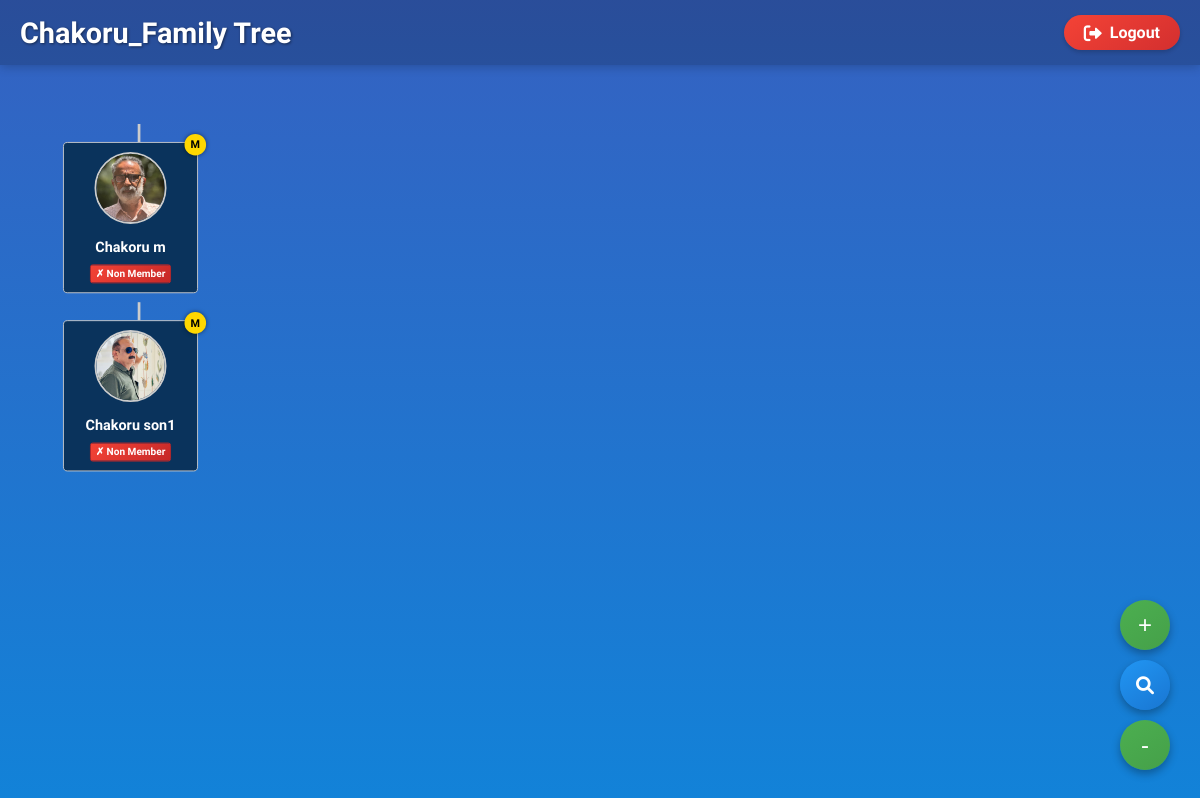
The app's page /chakoru/, older data.
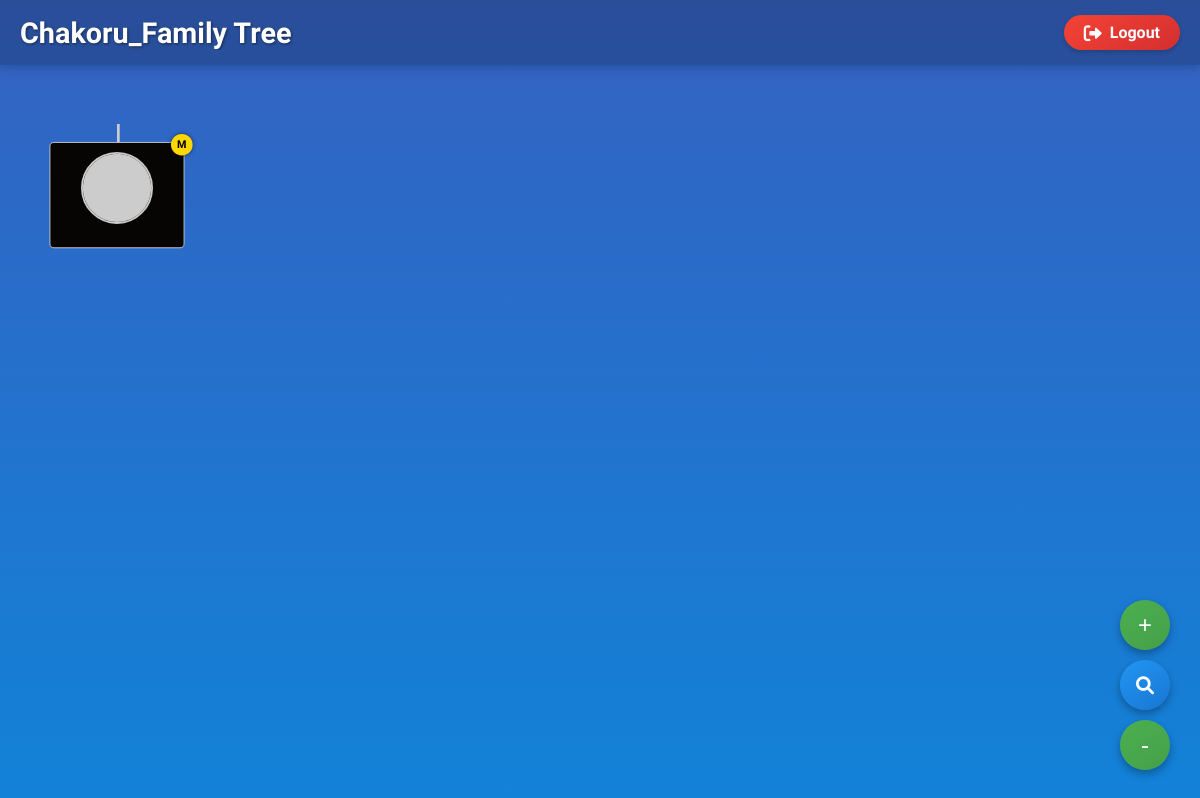
The same page, newer data.
### family/models.py (models this page shows, shortened)
class BaseFamilyMember(MPTTModel):
    GENDER_CHOICES = (
        ('M', 'Male'),
        ('F', 'Female'),
        ('O', 'Other'),
    )
    MEMBERSHIP_CATEGORIES = (
        ('LM', 'Life Member'),
        ('PM', 'Paid Member'),
        ('NM', 'Non Member'),
    )
    first_name = models.CharField(max_length=100)
    last_name = models.CharField(max_length=100)
    gender = models.CharField(max_length=1, choices=GENDER_CHOICES, default='M')
    date_of_birth = models.DateField(null=True, blank=True)
    place_of_birth = models.CharField(max_length=255, blank=True, null=True)
    baptism_date = models.DateField(null=True, blank=True)
    baptism_place = models.CharField(max_length=255, blank=True, null=True)
    communion_date = models.DateField(null=True, blank=True)
    communion_place = models.CharField(max_length=255, blank=True, null=True)
    marriage_date = models.DateField(null=True, blank=True)
    marriage_place = models.CharField(max_length=255, blank=True, null=True)
    date_of_death = models.DateField(null=True, blank=True)
    place_of_death = models.CharField(max_length=255, blank=True, null=True)
    burial_place = models.CharField(max_length=255, blank=True, null=True)
    cause_of_death = models.CharField(max_length=255, blank=True, null=True)
    mobile_number = models.CharField(max_length=20, blank=True, null=True)
    email = models.EmailField(blank=True, null=True)
    education = models.CharField(max_length=255, blank=True, null=True)
    employed = models.CharField(max_length=255, blank=True, null=True)
    blood_group = models.CharField(max_length=5, blank=True, null=True)
    photo = models.ImageField(upload_to='members/', null=True, blank=True)
    family_photo = models.ImageField(upload_to='family-photo/', null=True, blank=True)
    membership_category = models.CharField(
        max_length=2,
        choices=MEMBERSHIP_CATEGORIES,
        default='NM'
    )
    membership_number = models.CharField(
        max_length=20,
        blank=True,
        null=True,
        unique=True,
        help_text="Auto-generated with category prefix"
    )
    date_updated = models.DateTimeField(auto_now=True)
    parent = TreeForeignKey(
        'self',
        on_delete=models.CASCADE,
        null=True,
        blank=True,
        related_name='children'
    )
    spouses = models.ManyToManyField('self', symmetrical=True, blank=True)
    class MPTTMeta:
        order_insertion_by = ['first_name']
    class Meta:
        abstract = True

class ChakoruFamily(BaseFamilyMember):
    class Meta:
        verbose_name_plural = 'Chakoru Family Members'
        ordering = ['first_name', 'last_name']

### family/views.py (the view)
# urls.py: path('chakoru/', views.chakoru_family_tree, name='chakoru-family'),
def chakoru_family_tree(request, member_id=None):
    return generic_family_tree(request, ChakoruFamily, 'family6.html', member_id)

### family/views.py (called while the page is built)
def generic_family_tree(request, FamilyModel, template_name, member_id=None):
    if member_id is None:
        root_members = FamilyModel.objects.filter(parent__isnull=True)
        if root_members.exists():
            member = root_members.first()
        else:
            member = FamilyModel.objects.first()
            if not member:
                return render(request, template_name, {'member': None})
    else:
        member = get_object_or_404(FamilyModel, pk=member_id)
    context = {
        'member': member,
        'family_name': FamilyModel._meta.verbose_name_plural,
    }
    return render(request, template_name, context)

### templates/family6.html (shortened to what this page needs)
{% load static %}
<!DOCTYPE html>
<html>
<head>
    <link rel="stylesheet" href="https://cdnjs.cloudflare.com/ajax/libs/font-awesome/6.0.0-beta3/css/all.min.css">
</head>
<body>
    <div class="header-container">
        <h1>Chakoru_Family Tree</h1>
        <a href="{% url 'logout' %}" class="logout-btn" style="text-decoration: none;">
        <i class="fas fa-sign-out-alt logout-icon"></i>
        Logout
    </a>
    </div>
    <div class="tree-wrapper">
        <div class="tree-container" id="treeContainer">
            <div class="tree">
                <ul>
                    {% include 'family6memb.html' with member=member is_main_member=True %}
                </ul>
            </div>
        </div>
    </div>
    <div class="zoom-controls">
        <button class="zoom-btn" onclick="zoomIn()">+</button>
        <button class="reset-zoom-btn" onclick="resetZoom()">
            <i class="fas fa-search"></i>
        </button>
        <button class="zoom-btn" onclick="zoomOut()">-</button>
    </div>
</body>
</html>

### templates/family6memb.html (shortened to what this page needs)
<li>
    <div class="member-container">
        <div class="member-couple">
            <div class="member-box
                        {% if member.gender == 'M' %}male{% elif member.gender == 'F' %}female{% endif %}"
                 data-member-id="{{ member.id }}" onclick="openModal({{ member.id }}, event)">
                {% if is_main_member %}
                    <div class="main-member-icon" title="Main Member">M</div>
                {% endif %}
                <div class="member-photo">
                    {% if member.photo %}
                        <img src="{{ member.photo.url }}" alt="{{ member.first_name }}">
                    {% else %}
                        <img src="https://via.placeholder.com/80?text=No+Photo" alt="No photo">
                    {% endif %}
                </div>
                <div class="member-info">
                    <div class="member-name">{{ member.first_name }} {{ member.last_name }}</div>
                    {% if member.membership_category %}
                        <div class="member-category
                                    {% if member.membership_category == 'LM' %}category-lm
                                    {% elif member.membership_category == 'PM' %}category-pm
                                    {% elif member.membership_category == 'NM' %}category-nm
                                    {% endif %}">
                            {% if member.membership_category == 'LM' %}★ Life Member
                            {% elif member.membership_category == 'PM' %}✓ Paid Member
                            {% elif member.membership_category == 'NM' %}✗ Non Member
                            {% endif %}
                        </div>
                    {% endif %}
                </div>
            </div>
        </div>
        {% if member.get_children %}
            <ul class="children-list">
                {% for child in member.get_children %}
                    {% include 'family6memb.html' with member=child %}
                {% endfor %}
            </ul>
        {% endif %}
    </div>
</li>

Row changes from the older to the newer data that the page shows:
removed ChakoruFamily: photo (picture), first_name "Chakoru", last_name "m"
removed ChakoruFamily: photo (picture), first_name "Chakoru", last_name "son1", membership_category "✗ Non Member"
Text that changed along with them:
text no longer shown: "✗ Non Member"
